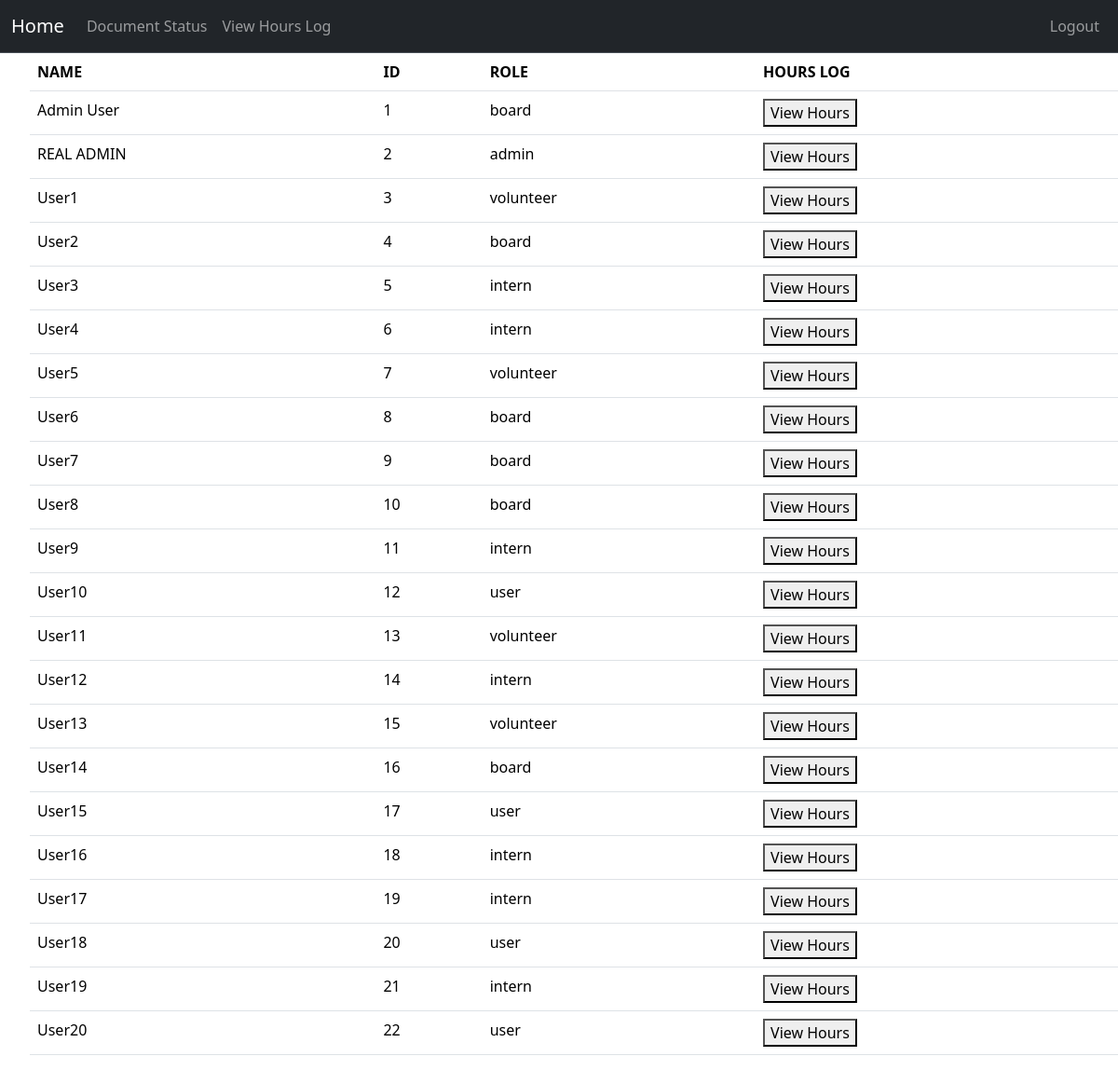
/hours/log (signed in), run on an earlier commit of the app's database.
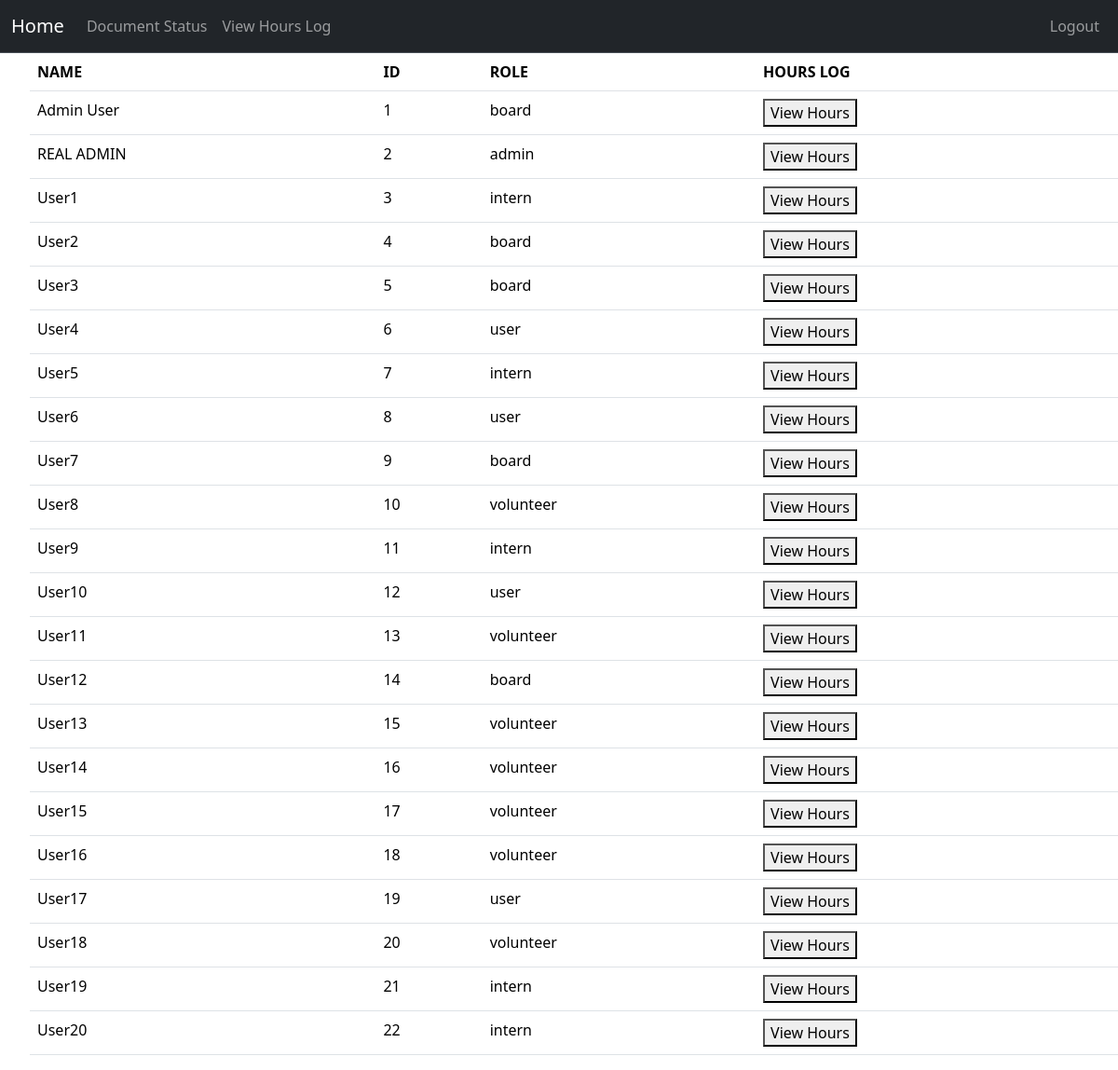
And on a later commit of the database.
### project/models.py (models this page shows, shortened)
class User(db.Model, UserMixin):
    __tablename__ = 'users'
    id: Mapped[int] = mapped_column(primary_key=True)
    name: Mapped[str] = mapped_column()
    email: Mapped[str] = mapped_column(unique=True)
    password_hash: Mapped[str] = mapped_column(db.String(128))
    role: Mapped[str] = mapped_column(default="user")  # "user", "volunteer", " intern", "board"
    hours: Mapped[List["Hours"]] = relationship("Hours", back_populates="user", cascade="all, delete-orphan")
    documents: Mapped[List["Document"]] = relationship("Document", back_populates="user", cascade="all, delete-orphan")

### app.py (the view)
@app.route("/hours/log", methods=["GET", "POST"])
@login_required
@permission_required('volunteer')
def hours_log():
    if current_user.role in ['volunteer', 'intern']:
        form = AddHoursForm()  # Create form to add hours
        if request.method == "POST":
            if form.validate_on_submit():  # If form is valid
                log = Hours(
                    activity_name=form.data['activity_name'],
                    date=form.data['date'],
                    start_time=form.data['start_time'],
                    end_time=form.data['end_time'],
                    amount=form.data['amount'],
                    description=form.data['description'],
                    user=current_user
                )
                db.session.add(log)
                db.session.commit()
                flash("You have logged your hours!")
                return redirect(url_for('specific_log_hours'))
            else:
                flash("Error")
                print("Form errors:", form.errors)
        return render_template("hours_log.html", form=form)
    else:  # board or admin
        users = User.query.all()
        return render_template("hours_log.html", users=users)

### project/models.py (called while the page is built)
@login_manager.user_loader
def load_user(user_id):
    return User.query.get(user_id)

### project/templates/hours_log.html (shortened to what this page needs)
{% extends "base.html" %}
{% block content %}
    <ol>
        {% if current_user.role != "admin" and current_user.role != "board" %}
            <br>
            <h3>Request Hours Below: </h3>
            <br>
            <form method="POST" action="{{ url_for('hours_log') }}">
                {{ form.hidden_tag() }}
                {{ form.activity_name.label }} {{ form.activity_name() }} <br>
                {{ form.date.label }} {{ form.date() }} <br>
                {{ form.start_time.label }} {{ form.start_time() }} <br>
                {{ form.end_time.label }} {{ form.end_time() }} <br>
                {{ form.amount.label }} {{ form.amount() }} <br>
                {{ form.description.label }} {{ form.description() }} <br>
                {{ form.submit() }}
            </form>
            <br> <br>
            <div class="d-grid gap-2">
                <button class="btn btn-primary" type="button"><a class="nav-link" href="{{ url_for('specific_log_hours') }}">VIEW LOGGED HOURS</a></button>
            </div>
        {% else %}
            <table class="table table-hover">
            <thead>
                <tr>
                <th scope="col">NAME</th>
                <th scope="col">ID</th>
                <th scope="col">ROLE</th>
                <th scope="col">HOURS LOG</th>
                </tr>
            </thead>
            <tbody>
            {% for user in users %}
                {% set log_num = loop.index %}
                <form action="{{ url_for('specific_log_hours') }}" method="get" style="display:inline;">
                    <tr>
                    <td><span class="id">{{ user.name }}</span></td>
                    <td><span class="id">{{ user.id }}</span></td>
                    <td><span class="role">{{ user.role }}</span></td>
                    <td><button type="submit">View Hours</button></td>
                    </tr>
                </form>
            {% endfor %}
            </tbody>
            </table>
        {% endif %}
    </ol>
{% endblock %}

What changed in the data, as far as the page shows it:
changed User "User1": role "volunteer" → "intern"
changed User "User3": role "intern" → "board"
changed User "User4": role "intern" → "user"
changed User "User5": role "volunteer" → "intern"
changed User "User6": role "board" → "user"
changed User "User8": role "board" → "volunteer"
changed User "User12": role "intern" → "board"
changed User "User14": role "board" → "volunteer"
changed User "User15": role "user" → "volunteer"
changed User "User16": role "intern" → "volunteer"
changed User "User17": role "intern" → "user"
changed User "User18": role "user" → "volunteer"
changed User "User20": role "user" → "intern"
